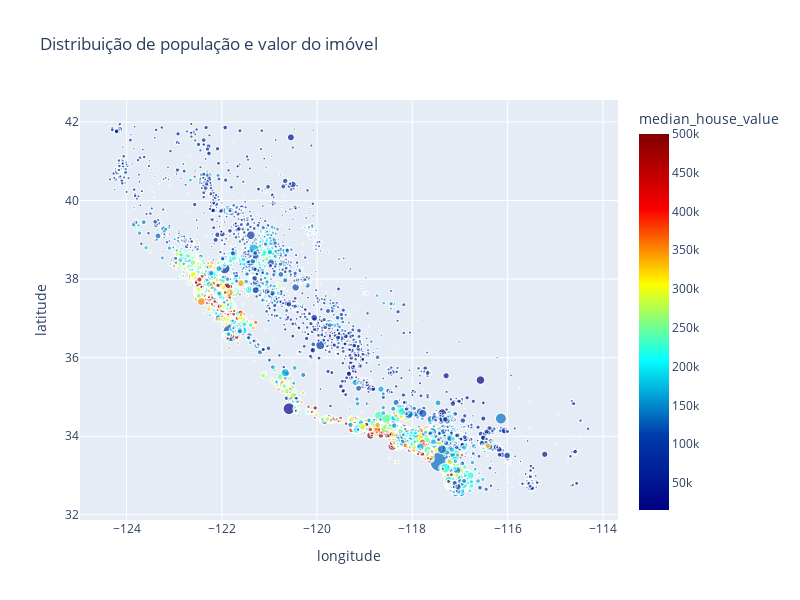

Notebook source saved alongside this figure:
### Code cell
px.scatter(
    housing,
    x="longitude",
    y="latitude",
    size="population",
    color="median_house_value",
    height=600,
    width=800,
    color_continuous_scale="jet",
    title="Distribuição de população e valor do imóvel"
)

### Figure 1 — Plotly figure (JSON) as saved in the notebook; plotly's stock layout.template omitted (floating-point values rounded to 4 significant figures; data arrays with more than 128 entries replaced by an {"elided": "..."} marker saying what was removed)
{"data": [{"hovertemplate": "longitude=%{x}<br>latitude=%{y}<br>population=%{marker.size}<br>median_house_value=%{marker.color}<extra></extra>", "legendgroup": "", "marker": {"color": {"elided": "20640 int values"}, "coloraxis": "coloraxis", "size": {"elided": "20640 int values"}, "sizemode": "area", "sizeref": 89.2, "symbol": "circle"}, "mode": "markers", "name": "", "showlegend": false, "type": "scattergl", "x": {"elided": "20640 float values"}, "xaxis": "x", "y": {"elided": "20640 float values"}, "yaxis": "y"}], "layout": {"coloraxis": {"colorbar": {"title": {"text": "median_house_value"}}, "colorscale": [[0, "rgb(0,0,131)"], [0.2, "rgb(0,60,170)"], [0.4, "rgb(5,255,255)"], [0.6, "rgb(255,255,0)"], [0.8, "rgb(250,0,0)"], [1, "rgb(128,0,0)"]]}, "height": 600, "legend": {"itemsizing": "constant", "tracegroupgap": 0}, "title": {"text": "Distribuição de população e valor do imóvel"}, "width": 800, "xaxis": {"anchor": "y", "domain": [0, 1], "title": {"text": "longitude"}}, "yaxis": {"anchor": "x", "domain": [0, 1], "title": {"text": "latitude"}}}}
